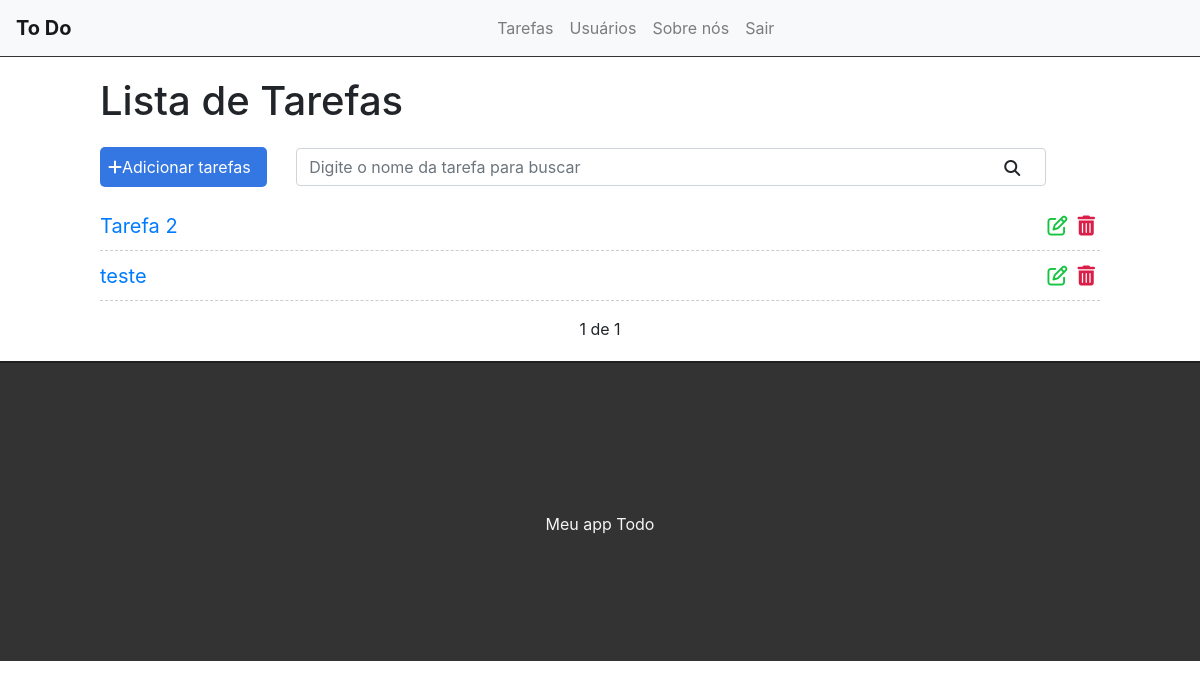
Page / (signed in) on the earlier database version.
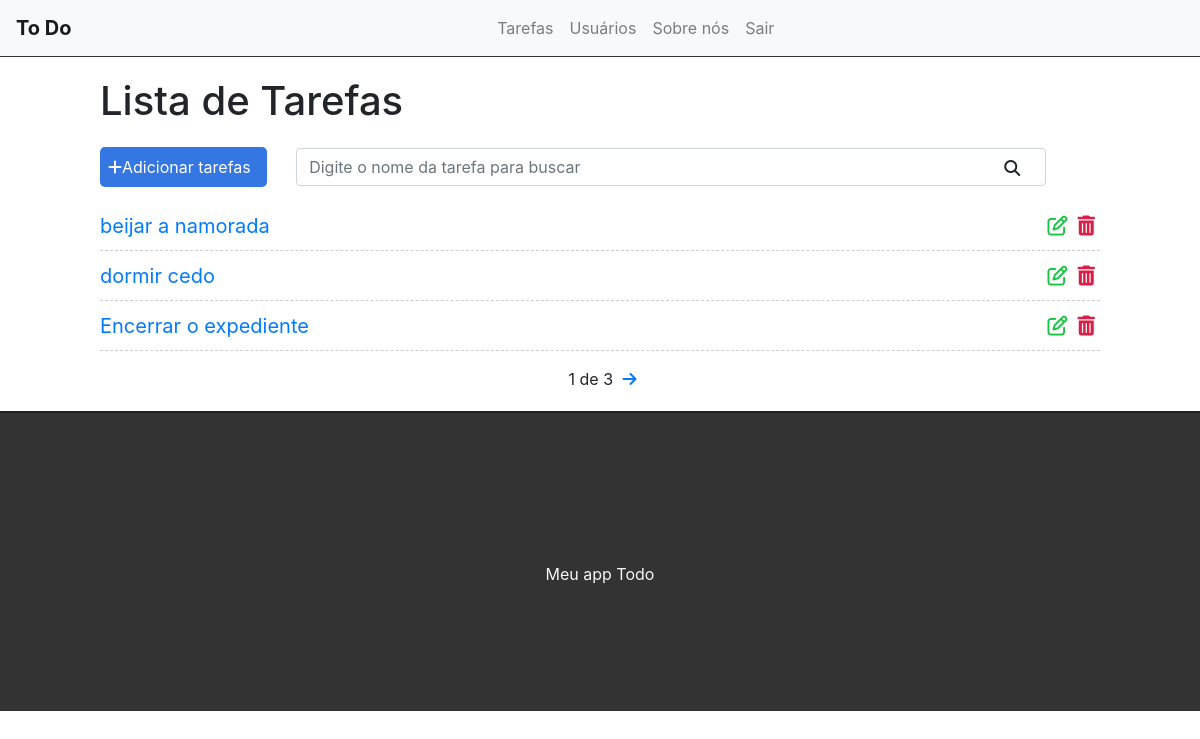
Same page on the later database version.
### tasks/models.py (models this page shows, shortened)
class Task(models.Model):
    title = models.CharField(max_length=255)
    description =  models.TextField()
    done = models.CharField(
        max_length=5,
        choices=STATUS,
    )
    created_at = models.DateTimeField(auto_now_add=True)
    updated_at = models.DateTimeField(auto_now=True)

### tasks/views.py (the view)
# urls.py: path('',views.tasklist),
@login_required
def tasklist(request):
    search = request.GET.get('search')
    if search:
        tasks = Task.objects.filter(title__icontains=search)
    else:
        tasks_list = Task.objects.all().order_by('-created_at')
        paginator = Paginator(tasks_list, 3)
        page = request.GET.get('page')
        tasks = paginator.get_page(page)
    return render(request,'tasks/list.html', {'tasks':tasks})

### tasks/templates/tasks/list.html (shortened to what this page needs)
{% extends 'base.html' %}
{% block content %}
<div class="offset-1 col-10 list-div">
    <h1>Lista de Tarefas</h1>
    <a id="add-link" href="newtask/">
        <div class="col-2 add-div">
            <i class= "fas fa-plus"></i>Adicionar tarefas
        </div>
    </a>
    <div class="col-9 search-div">
        <form method="GET" id="search-form">
            <input class="form-control" type="text" name="search" id="search" placeholder="Digite o nome da tarefa para buscar" value="{{request.GET.search}}">
            <i class="fas fa-search" id="search-btn"></i>
        </form>
    </div>
    <ul class="task-list">
        {% if tasks %}
            {% for task in tasks %}
            <li class="task-item">
                <span><a href="tasks/{{task.id}}">{{task.title}}</a></span>
                <a href="delete/{{task.id}}" class="delete-btn"><span><i class="fa fa-trash"></i></span></a>
                <a href="edit/{{task.id}}"><span><i class="fa fa-edit"></i></span></a>
            </li>
            {% endfor %}
        {% else %}
            <div class="container-fluid">
                <br>
                <h4>Nenhuma tarefa encontrada</h4>
                <br>
            </div>
        {% endif %}
    </ul>
    <div class="pagination">
        <span class="step-links">
            {% if tasks.paginator.num_pages %}
                <span class="current">
                    {{ tasks.number }} de {{ tasks.paginator.num_pages }}
                </span>
            {% endif %}
            {% if tasks.has_next %}
                <a href="?page={{ tasks.next_page_number }}"><i class="fas fa-arrow-right"></i></a>
            {% endif %}
        </span>
    </div>
</div>
{% endblock %}

### tasks/templates/base.html (shortened to what this page needs)
{% load static %}
<!DOCTYPE html>
<html lang="en">
<head>
    <link rel="stylesheet" href="https://stackpath.bootstrapcdn.com/bootstrap/4.5.2/css/bootstrap.min.css">
    <link rel="stylesheet" href="{% static 'css/styles.css' %}">
</head>
<body>
    <div class="container-fluid">
        <nav class="navbar navbar-expand-lg navbar-light bg-light">
            <a class="navbar-brand" href="/">To Do</a>
            <div class="collapse navbar-collapse" id="navbarSupportedContent">
                <ul class="navbar-nav">
                    {% if user.is_authenticated %}
                    <li class="nav-item">
                        <a class="nav-link" href="/">Tarefas</a>
                    </li>
                    <li class="nav-item">
                            <a class="nav-link" href="#">Usuários</a>
                    </li>
                    {% else %}
                    <li class="nav-item">
                        <a class="nav-link" href="/accounts/login">Entrar</a>
                    </li>
                    {% endif %}
                    <li class="nav-item">
                        <a class="nav-link" href="#">Sobre nós</a>
                    </li>
                    {% if user.is_authenticated %}
                    <li class="nav-item">
                            <a class="nav-link" href="/accounts/logout">Sair</a>
                    </li>
                    {% endif %}
                </ul>
            </div>
        </nav>
            {% block content %}{% endblock %}
        <footer>
            <p>Meu app Todo</p>
        </footer>
    </div>
</body>
</html>

### tasks/static/css/styles.css (style rules this page uses)
.container-fluid { padding: 0; }
.navbar { border-bottom: 1px solid #333; margin-bottom: 20px; }
.navbar-nav { margin: auto; }
.navbar-brand { font-weight: bold; }
.add-div { background-color: #3476e2; cursor:pointer; display: inline-block; color: #FFF; padding: 8px; border-radius: 5px; margin-right: 25px; }
.fas.fa-search { position: absolute; top: 12px; right: 26px; cursor: pointer; }
.search-div { padding: 0; margin-top: 15px; margin-bottom: 15px; display: inline-block; }
.list-div { padding: 0; }
.task-list { padding-left: 0; }
.task-item { list-style: none; font-size: 20px; height: 50px; padding-top: 10px; border-bottom: 1px dashed #ccc; }
.fa.fa-trash, .fa.fa-edit { cursor:pointer; margin: 5px; font-size: 20px; float: right; }
.fa.fa-trash { color: #db1e47; }
.fa.fa-edit { color: #13c43f; }
footer { background-color: #333; height: 300px; border-top: 2px solid #202020; }
footer p { color: #f5f5f5; text-align: center; top: 50%; position: relative; }
.pagination { margin-bottom: 20px; }
.step-links { position: relative; margin-left: auto; margin-right: auto; }
.step-links .current { margin-left: 5px; margin-right: 5px; }

Differences in the rows shown:
removed Task: title "Tarefa 2"
removed Task: title "teste"
added Task: title "beijar a namorada"
added Task: title "dormir cedo"
added Task: title "Encerrar o expediente"
Other differences:
{{ tasks.paginator.num_pages }}: "1" → "3"
